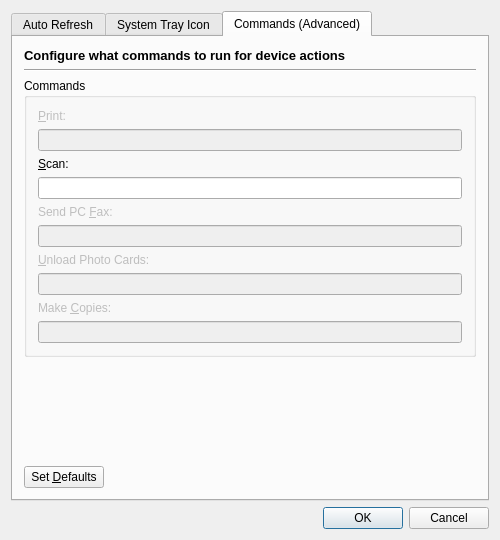
<ui version="4.0" >
 <class>SettingsDialog_base</class>
 <widget class="QDialog" name="SettingsDialog_base" >
  <property name="geometry" >
   <rect>
    <x>0</x>
    <y>0</y>
    <width>500</width>
    <height>540</height>
   </rect>
  </property>
  <property name="windowTitle" >
   <string>HP Device Manager - Settings</string>
  </property>
  <layout class="QGridLayout" >
   <item row="0" column="0" colspan="2" >
    <widget class="QTabWidget" name="TabWidget" >
     <property name="currentIndex" >
      <number>2</number>
     </property>
     <widget class="QWidget" name="AutoRefresh" >
      <attribute name="title" >
       <string>Auto Refresh</string>
      </attribute>
      <layout class="QGridLayout" >
       <item row="0" column="0" >
        <widget class="QLabel" name="textLabel3_2_2" >
         <property name="text" >
          <string>&lt;html>&lt;head>&lt;meta name="qrichtext" content="1" />&lt;style type="text/css">
p, li { white-space: pre-wrap; }
&lt;/style>&lt;/head>&lt;body style=" font-family:'DejaVu Sans'; font-size:10pt; font-weight:400; font-style:normal;">
&lt;p style=" margin-top:0px; margin-bottom:0px; margin-left:0px; margin-right:0px; -qt-block-indent:0; text-indent:0px;">&lt;span style=" font-weight:600;">Configure if and when devices are automatically refreshed&lt;/span>&lt;/p>&lt;/body>&lt;/html></string>
         </property>
         <property name="wordWrap" >
          <bool>false</bool>
         </property>
        </widget>
       </item>
       <item row="1" column="0" >
        <widget class="Line" name="line1_2_2" >
         <property name="frameShape" >
          <enum>QFrame::HLine</enum>
         </property>
         <property name="frameShadow" >
          <enum>QFrame::Sunken</enum>
         </property>
        </widget>
       </item>
       <item row="2" column="0" >
        <widget class="QCheckBox" name="AutoRefreshCheckBox" >
         <property name="text" >
          <string>&amp;Enable device auto refresh</string>
         </property>
        </widget>
       </item>
       <item row="3" column="0" >
        <widget class="QGroupBox" name="RefreshRateGroupBox" >
         <property name="enabled" >
          <bool>true</bool>
         </property>
         <property name="title" >
          <string>Refresh Interval</string>
         </property>
         <layout class="QGridLayout" >
          <item row="0" column="0" >
           <widget class="QLabel" name="textLabel1_4" >
            <property name="text" >
             <string>&amp;Refresh every:</string>
            </property>
            <property name="wordWrap" >
             <bool>false</bool>
            </property>
            <property name="buddy" >
             <cstring>AutoRefreshRateSpinBox</cstring>
            </property>
           </widget>
          </item>
          <item row="0" column="1" >
           <layout class="QHBoxLayout" >
            <item>
             <widget class="QSpinBox" name="AutoRefreshRateSpinBox" >
              <property name="enabled" >
               <bool>false</bool>
              </property>
              <property name="wrapping" >
               <bool>true</bool>
              </property>
              <property name="buttonSymbols" >
               <enum>QAbstractSpinBox::PlusMinus</enum>
              </property>
              <property name="suffix" >
               <string> sec</string>
              </property>
              <property name="minimum" >
               <number>10</number>
              </property>
              <property name="maximum" >
               <number>300</number>
              </property>
              <property name="value" >
               <number>30</number>
              </property>
             </widget>
            </item>
           </layout>
          </item>
          <item row="0" column="2" >
           <spacer>
            <property name="orientation" >
             <enum>Qt::Horizontal</enum>
            </property>
            <property name="sizeHint" >
             <size>
              <width>40</width>
              <height>20</height>
             </size>
            </property>
           </spacer>
          </item>
         </layout>
        </widget>
       </item>
       <item row="4" column="0" >
        <widget class="QGroupBox" name="RefreshTypeGroupBox" >
         <property name="title" >
          <string>Devices to Refresh</string>
         </property>
         <layout class="QGridLayout" >
          <item row="0" column="0" >
           <widget class="QRadioButton" name="RefreshCurrentRadioButton" >
            <property name="enabled" >
             <bool>false</bool>
            </property>
            <property name="text" >
             <string>Only &amp;currently selected device</string>
            </property>
            <property name="checked" >
             <bool>true</bool>
            </property>
           </widget>
          </item>
          <item row="1" column="0" >
           <widget class="QRadioButton" name="RefreshAllRadioButton" >
            <property name="enabled" >
             <bool>false</bool>
            </property>
            <property name="text" >
             <string>&amp;All devices</string>
            </property>
           </widget>
          </item>
         </layout>
        </widget>
       </item>
       <item row="5" column="0" >
        <spacer>
         <property name="orientation" >
          <enum>Qt::Vertical</enum>
         </property>
         <property name="sizeType" >
          <enum>QSizePolicy::Expanding</enum>
         </property>
         <property name="sizeHint" >
          <size>
           <width>446</width>
           <height>41</height>
          </size>
         </property>
        </spacer>
       </item>
      </layout>
     </widget>
     <widget class="QWidget" name="SystemTray" >
      <attribute name="title" >
       <string>System Tray Icon</string>
      </attribute>
      <layout class="QGridLayout" >
       <item row="0" column="0" >
        <widget class="QLabel" name="textLabel3_2_3" >
         <property name="text" >
          <string>&lt;html>&lt;head>&lt;meta name="qrichtext" content="1" />&lt;style type="text/css">
p, li { white-space: pre-wrap; }
&lt;/style>&lt;/head>&lt;body style=" font-family:'DejaVu Sans'; font-size:10pt; font-weight:400; font-style:normal;">
&lt;p style=" margin-top:0px; margin-bottom:0px; margin-left:0px; margin-right:0px; -qt-block-indent:0; text-indent:0px;">&lt;span style=" font-weight:600;">Configure the behavior of the HP Status Service (hp-systray)&lt;/span>&lt;/p>&lt;/body>&lt;/html></string>
         </property>
         <property name="wordWrap" >
          <bool>false</bool>
         </property>
        </widget>
       </item>
       <item row="1" column="0" >
        <widget class="Line" name="line1_2_3" >
         <property name="frameShape" >
          <enum>QFrame::HLine</enum>
         </property>
         <property name="frameShadow" >
          <enum>QFrame::Sunken</enum>
         </property>
        </widget>
       </item>
       <item row="2" column="0" >
        <widget class="SystrayFrame" name="SystemTraySettings" >
         <property name="sizePolicy" >
          <sizepolicy vsizetype="Expanding" hsizetype="Expanding" >
           <horstretch>0</horstretch>
           <verstretch>0</verstretch>
          </sizepolicy>
         </property>
         <property name="frameShadow" >
          <enum>QFrame::Raised</enum>
         </property>
        </widget>
       </item>
      </layout>
     </widget>
     <widget class="QWidget" name="Commands" >
      <attribute name="title" >
       <string>Commands (Advanced)</string>
      </attribute>
      <layout class="QGridLayout" >
       <item row="0" column="0" colspan="2" >
        <widget class="QLabel" name="textLabel3_2_2_2" >
         <property name="text" >
          <string>&lt;html>&lt;head>&lt;meta name="qrichtext" content="1" />&lt;style type="text/css">
p, li { white-space: pre-wrap; }
&lt;/style>&lt;/head>&lt;body style=" font-family:'DejaVu Sans'; font-size:10pt; font-weight:400; font-style:normal;">
&lt;p style=" margin-top:0px; margin-bottom:0px; margin-left:0px; margin-right:0px; -qt-block-indent:0; text-indent:0px;">&lt;span style=" font-weight:600;">Configure what commands to run for device actions&lt;/span>&lt;/p>&lt;/body>&lt;/html></string>
         </property>
         <property name="wordWrap" >
          <bool>false</bool>
         </property>
        </widget>
       </item>
       <item row="1" column="0" colspan="2" >
        <widget class="Line" name="line1_2_2_3" >
         <property name="frameShape" >
          <enum>QFrame::HLine</enum>
         </property>
         <property name="frameShadow" >
          <enum>QFrame::Sunken</enum>
         </property>
        </widget>
       </item>
       <item row="2" column="0" colspan="2" >
        <widget class="QGroupBox" name="groupBox_3" >
         <property name="title" >
          <string>Commands</string>
         </property>
         <layout class="QGridLayout" >
          <item row="0" column="0" >
           <widget class="QLabel" name="textLabel1_2" >
            <property name="enabled" >
             <bool>false</bool>
            </property>
            <property name="text" >
             <string>&amp;Print:</string>
            </property>
            <property name="wordWrap" >
             <bool>false</bool>
            </property>
            <property name="buddy" >
             <cstring>PrintCommandLineEdit</cstring>
            </property>
           </widget>
          </item>
          <item row="1" column="0" >
           <widget class="QLineEdit" name="PrintCommandLineEdit" >
            <property name="enabled" >
             <bool>false</bool>
            </property>
           </widget>
          </item>
          <item row="2" column="0" >
           <widget class="QLabel" name="textLabel2_2" >
            <property name="text" >
             <string>&amp;Scan:</string>
            </property>
            <property name="wordWrap" >
             <bool>false</bool>
            </property>
            <property name="buddy" >
             <cstring>ScanCommandLineEdit</cstring>
            </property>
           </widget>
          </item>
          <item row="3" column="0" >
           <widget class="QLineEdit" name="ScanCommandLineEdit" />
          </item>
          <item row="4" column="0" >
           <widget class="QLabel" name="textLabel3_3" >
            <property name="enabled" >
             <bool>false</bool>
            </property>
            <property name="text" >
             <string>Send PC &amp;Fax:</string>
            </property>
            <property name="wordWrap" >
             <bool>false</bool>
            </property>
            <property name="buddy" >
             <cstring>SendFaxCommandLineEdit</cstring>
            </property>
           </widget>
          </item>
          <item row="5" column="0" >
           <widget class="QLineEdit" name="SendFaxCommandLineEdit" >
            <property name="enabled" >
             <bool>false</bool>
            </property>
           </widget>
          </item>
          <item row="6" column="0" >
           <widget class="QLabel" name="textLabel4" >
            <property name="enabled" >
             <bool>false</bool>
            </property>
            <property name="text" >
             <string>&amp;Unload Photo Cards:</string>
            </property>
            <property name="wordWrap" >
             <bool>false</bool>
            </property>
            <property name="buddy" >
             <cstring>AccessPCardCommandLineEdit</cstring>
            </property>
           </widget>
          </item>
          <item row="7" column="0" >
           <widget class="QLineEdit" name="AccessPCardCommandLineEdit" >
            <property name="enabled" >
             <bool>false</bool>
            </property>
           </widget>
          </item>
          <item row="8" column="0" >
           <widget class="QLabel" name="textLabel5" >
            <property name="enabled" >
             <bool>false</bool>
            </property>
            <property name="text" >
             <string>Make &amp;Copies:</string>
            </property>
            <property name="wordWrap" >
             <bool>false</bool>
            </property>
            <property name="buddy" >
             <cstring>MakeCopiesCommandLineEdit</cstring>
            </property>
           </widget>
          </item>
          <item row="9" column="0" >
           <widget class="QLineEdit" name="MakeCopiesCommandLineEdit" >
            <property name="enabled" >
             <bool>false</bool>
            </property>
           </widget>
          </item>
         </layout>
        </widget>
       </item>
       <item row="3" column="1" >
        <spacer>
         <property name="orientation" >
          <enum>Qt::Vertical</enum>
         </property>
         <property name="sizeType" >
          <enum>QSizePolicy::Expanding</enum>
         </property>
         <property name="sizeHint" >
          <size>
           <width>20</width>
           <height>60</height>
          </size>
         </property>
        </spacer>
       </item>
       <item row="4" column="0" >
        <widget class="QPushButton" name="SetDefaultsButton" >
         <property name="enabled" >
          <bool>true</bool>
         </property>
         <property name="text" >
          <string>Set &amp;Defaults</string>
         </property>
        </widget>
       </item>
       <item row="4" column="1" >
        <spacer>
         <property name="orientation" >
          <enum>Qt::Horizontal</enum>
         </property>
         <property name="sizeType" >
          <enum>QSizePolicy::Expanding</enum>
         </property>
         <property name="sizeHint" >
          <size>
           <width>20</width>
           <height>20</height>
          </size>
         </property>
        </spacer>
       </item>
      </layout>
     </widget>
    </widget>
   </item>
   <item row="1" column="0" >
    <spacer>
     <property name="orientation" >
      <enum>Qt::Horizontal</enum>
     </property>
     <property name="sizeType" >
      <enum>QSizePolicy::Expanding</enum>
     </property>
     <property name="sizeHint" >
      <size>
       <width>301</width>
       <height>20</height>
      </size>
     </property>
    </spacer>
   </item>
   <item row="1" column="1" >
    <widget class="QDialogButtonBox" name="StdButtons" >
     <property name="standardButtons" >
      <set>QDialogButtonBox::Cancel|QDialogButtonBox::NoButton|QDialogButtonBox::Ok</set>
     </property>
     <property name="centerButtons" >
      <bool>false</bool>
     </property>
    </widget>
   </item>
  </layout>
 </widget>
 <layoutdefault spacing="6" margin="11" />
 <pixmapfunction>qPixmapFromMimeSource</pixmapfunction>
 <customwidgets>
  <customwidget>
   <class>SystrayFrame</class>
   <extends>QFrame</extends>
   <header>systrayframe.h</header>
   <container>1</container>
  </customwidget>
 </customwidgets>
 <tabstops>
  <tabstop>TabWidget</tabstop>
  <tabstop>AutoRefreshCheckBox</tabstop>
  <tabstop>AutoRefreshRateSpinBox</tabstop>
  <tabstop>RefreshCurrentRadioButton</tabstop>
  <tabstop>RefreshAllRadioButton</tabstop>
  <tabstop>PrintCommandLineEdit</tabstop>
  <tabstop>ScanCommandLineEdit</tabstop>
  <tabstop>SendFaxCommandLineEdit</tabstop>
  <tabstop>AccessPCardCommandLineEdit</tabstop>
  <tabstop>MakeCopiesCommandLineEdit</tabstop>
  <tabstop>SetDefaultsButton</tabstop>
  <tabstop>StdButtons</tabstop>
 </tabstops>
 <resources/>
 <connections>
  <connection>
   <sender>AutoRefreshCheckBox</sender>
   <signal>toggled(bool)</signal>
   <receiver>AutoRefreshRateSpinBox</receiver>
   <slot>setEnabled(bool)</slot>
   <hints>
    <hint type="sourcelabel" >
     <x>31</x>
     <y>81</y>
    </hint>
    <hint type="destinationlabel" >
     <x>161</x>
     <y>157</y>
    </hint>
   </hints>
  </connection>
  <connection>
   <sender>AutoRefreshCheckBox</sender>
   <signal>toggled(bool)</signal>
   <receiver>RefreshAllRadioButton</receiver>
   <slot>setEnabled(bool)</slot>
   <hints>
    <hint type="sourcelabel" >
     <x>243</x>
     <y>92</y>
    </hint>
    <hint type="destinationlabel" >
     <x>243</x>
     <y>259</y>
    </hint>
   </hints>
  </connection>
  <connection>
   <sender>AutoRefreshCheckBox</sender>
   <signal>toggled(bool)</signal>
   <receiver>RefreshCurrentRadioButton</receiver>
   <slot>setEnabled(bool)</slot>
   <hints>
    <hint type="sourcelabel" >
     <x>243</x>
     <y>92</y>
    </hint>
    <hint type="destinationlabel" >
     <x>243</x>
     <y>233</y>
    </hint>
   </hints>
  </connection>
  <connection>
   <sender>StdButtons</sender>
   <signal>accepted()</signal>
   <receiver>SettingsDialog_base</receiver>
   <slot>accept()</slot>
   <hints>
    <hint type="sourcelabel" >
     <x>398</x>
     <y>541</y>
    </hint>
    <hint type="destinationlabel" >
     <x>243</x>
     <y>282</y>
    </hint>
   </hints>
  </connection>
  <connection>
   <sender>StdButtons</sender>
   <signal>rejected()</signal>
   <receiver>SettingsDialog_base</receiver>
   <slot>reject()</slot>
   <hints>
    <hint type="sourcelabel" >
     <x>398</x>
     <y>541</y>
    </hint>
    <hint type="destinationlabel" >
     <x>243</x>
     <y>282</y>
    </hint>
   </hints>
  </connection>
 </connections>
</ui>
